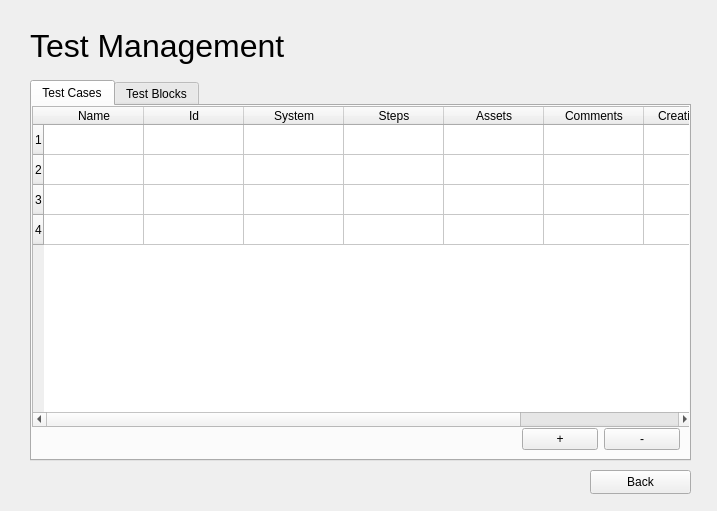
<?xml version="1.0" encoding="UTF-8"?>
<ui version="4.0">
 <class>Form</class>
 <widget class="QWidget" name="Form">
  <property name="geometry">
   <rect>
    <x>0</x>
    <y>0</y>
    <width>717</width>
    <height>511</height>
   </rect>
  </property>
  <property name="windowTitle">
   <string>Form</string>
  </property>
  <widget class="QLabel" name="lbl_bug">
   <property name="geometry">
    <rect>
     <x>30</x>
     <y>20</y>
     <width>661</width>
     <height>51</height>
    </rect>
   </property>
   <property name="font">
    <font>
     <pointsize>24</pointsize>
    </font>
   </property>
   <property name="text">
    <string>Test Management</string>
   </property>
   <property name="wordWrap">
    <bool>true</bool>
   </property>
  </widget>
  <widget class="QTabWidget" name="tabBugs">
   <property name="geometry">
    <rect>
     <x>30</x>
     <y>80</y>
     <width>661</width>
     <height>381</height>
    </rect>
   </property>
   <property name="currentIndex">
    <number>0</number>
   </property>
   <widget class="QWidget" name="tab_bug_info">
    <attribute name="title">
     <string>Test Cases</string>
    </attribute>
    <widget class="QTableWidget" name="tableWidget">
     <property name="geometry">
      <rect>
       <x>0</x>
       <y>0</y>
       <width>661</width>
       <height>321</height>
      </rect>
     </property>
     <property name="rowCount">
      <number>4</number>
     </property>
     <row/>
     <row/>
     <row/>
     <row/>
     <column>
      <property name="text">
       <string>Name</string>
      </property>
     </column>
     <column>
      <property name="text">
       <string>Id</string>
      </property>
     </column>
     <column>
      <property name="text">
       <string>System</string>
      </property>
     </column>
     <column>
      <property name="text">
       <string>Steps</string>
      </property>
     </column>
     <column>
      <property name="text">
       <string>Assets</string>
      </property>
     </column>
     <column>
      <property name="text">
       <string>Comments</string>
      </property>
     </column>
     <column>
      <property name="text">
       <string>Creation date</string>
      </property>
     </column>
     <column>
      <property name="text">
       <string>Last update</string>
      </property>
     </column>
    </widget>
    <widget class="QWidget" name="layoutWidget">
     <property name="geometry">
      <rect>
       <x>490</x>
       <y>320</y>
       <width>158</width>
       <height>26</height>
      </rect>
     </property>
     <layout class="QHBoxLayout" name="horizontalLayout_2">
      <item>
       <widget class="QPushButton" name="pushButton_2">
        <property name="text">
         <string>+</string>
        </property>
       </widget>
      </item>
      <item>
       <widget class="QPushButton" name="pushButton">
        <property name="text">
         <string>-</string>
        </property>
       </widget>
      </item>
     </layout>
    </widget>
   </widget>
   <widget class="QWidget" name="tab_bug_history">
    <attribute name="title">
     <string>Test Blocks</string>
    </attribute>
    <widget class="QTableWidget" name="tableWidget_2">
     <property name="geometry">
      <rect>
       <x>0</x>
       <y>0</y>
       <width>661</width>
       <height>321</height>
      </rect>
     </property>
     <property name="rowCount">
      <number>4</number>
     </property>
     <row/>
     <row/>
     <row/>
     <row/>
     <column>
      <property name="text">
       <string>Name</string>
      </property>
     </column>
     <column>
      <property name="text">
       <string>System</string>
      </property>
     </column>
     <column>
      <property name="text">
       <string>Test cases</string>
      </property>
     </column>
     <column>
      <property name="text">
       <string>Comments</string>
      </property>
     </column>
     <column>
      <property name="text">
       <string>Creation date</string>
      </property>
     </column>
     <column>
      <property name="text">
       <string>Last update</string>
      </property>
     </column>
    </widget>
    <widget class="QWidget" name="layoutWidget">
     <property name="geometry">
      <rect>
       <x>490</x>
       <y>320</y>
       <width>158</width>
       <height>26</height>
      </rect>
     </property>
     <layout class="QHBoxLayout" name="horizontalLayout_3">
      <item>
       <widget class="QPushButton" name="pushButton_3">
        <property name="text">
         <string>+</string>
        </property>
       </widget>
      </item>
      <item>
       <widget class="QPushButton" name="pushButton_4">
        <property name="text">
         <string>-</string>
        </property>
       </widget>
      </item>
     </layout>
    </widget>
   </widget>
  </widget>
  <widget class="QPushButton" name="add_bug_button_4">
   <property name="geometry">
    <rect>
     <x>590</x>
     <y>470</y>
     <width>101</width>
     <height>24</height>
    </rect>
   </property>
   <property name="text">
    <string>Back</string>
   </property>
  </widget>
 </widget>
 <resources/>
 <connections/>
</ui>
